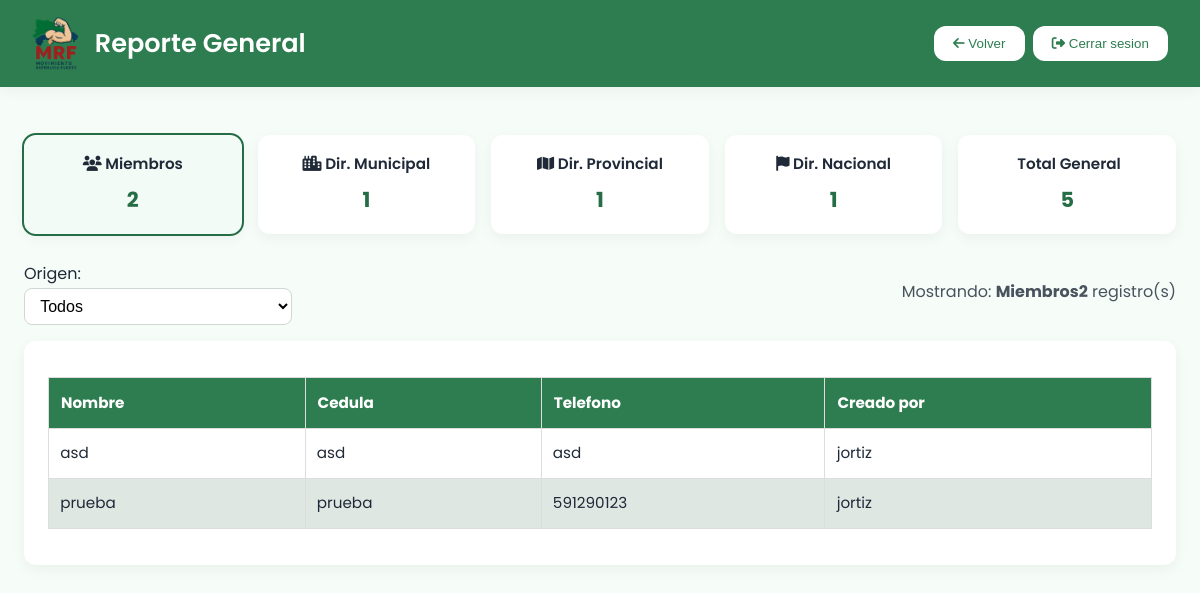
The page /reporte-por-usuario/ (signed in) on the database as committed earlier.
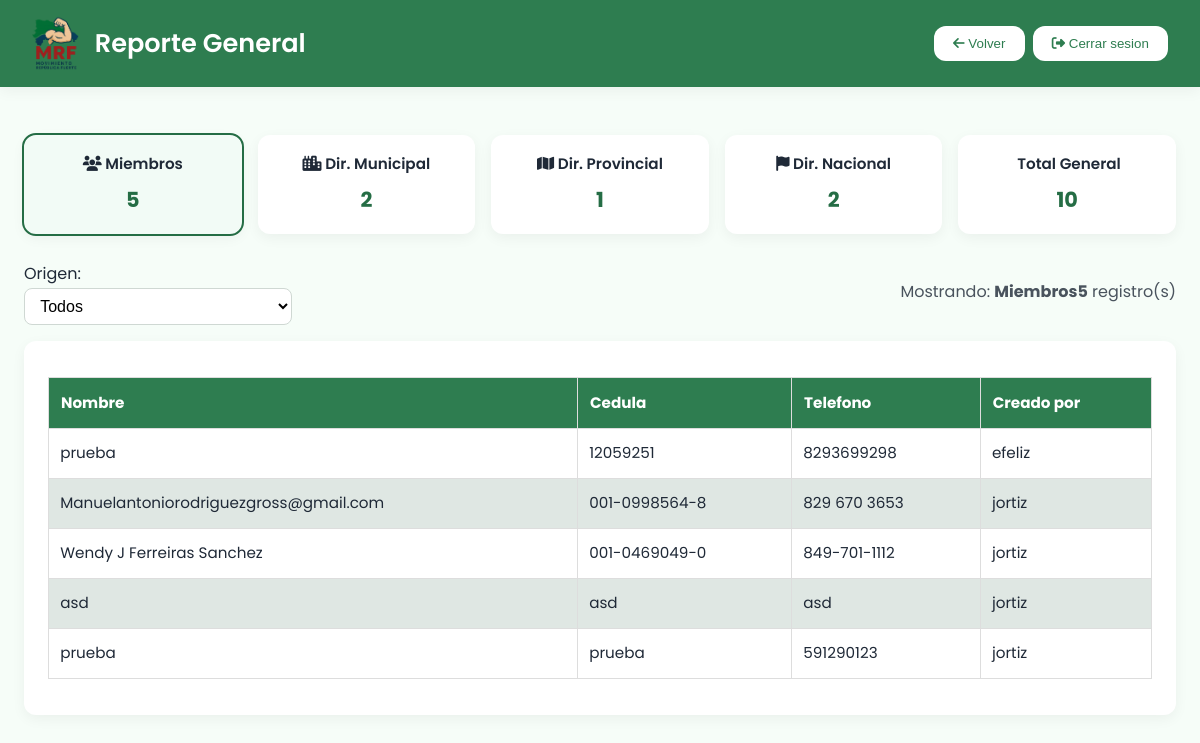
The same page on the database as committed later.
### registro/models.py (models this page shows, shortened)
class Miembro(models.Model):
    nombre = models.CharField(max_length=100)
    cedula = models.CharField(max_length=20)
    telefono = models.CharField(max_length=20)
    sector = models.CharField(max_length=100)
    colegio = models.CharField(max_length=100)
    email = models.EmailField(blank=True)
    oficio = models.CharField(max_length=100, blank=True)
    creado_por = models.ForeignKey(User, on_delete=models.CASCADE, null=True, blank=True)

### registro/views.py (the view)
# urls.py: path('reporte-por-usuario/', views.reporte_general_por_usuario, name='reporte_por_usuario'),
@login_required
def reporte_general_por_usuario(request):
    tipo = request.GET.get('tipo', 'miembros')
    tipos_validos = {'miembros', 'municipales', 'provinciales', 'nacionales'}
    if tipo not in tipos_validos:
        tipo = 'miembros'
    origen = request.GET.get('origen', 'todos')
    if origen not in {'todos', 'web', 'usuarios'}:
        origen = 'todos'
    totales = {
        'miembros': Miembro.objects.count(),
        'municipales': CargoMunicipal.objects.count(),
        'provinciales': CargoProvincial.objects.count(),
        'nacionales': CargoNacional.objects.count(),
    }
    totales['general'] = sum(totales.values())
    totales_web = {
        'miembros': Miembro.objects.filter(creado_por__isnull=True).count(),
        'municipales': CargoMunicipal.objects.filter(creado_por__isnull=True).count(),
        'provinciales': CargoProvincial.objects.filter(creado_por__isnull=True).count(),
        'nacionales': CargoNacional.objects.filter(creado_por__isnull=True).count(),
    }
    if tipo == 'miembros':
        qs = Miembro.objects.select_related('creado_por').order_by('-id')
    elif tipo == 'municipales':
        qs = CargoMunicipal.objects.select_related('creado_por').order_by('-id')
    elif tipo == 'provinciales':
        qs = CargoProvincial.objects.select_related('creado_por').order_by('-id')
    else:  # 'nacionales'
        qs = CargoNacional.objects.select_related('creado_por').order_by('-id')
    if origen == 'web':
        qs = qs.filter(creado_por__isnull=True)
    elif origen == 'usuarios':
        qs = qs.filter(creado_por__isnull=False)
    titulos = {
        'miembros': 'Miembros',
        'municipales': 'Direccion Municipal',
        'provinciales': 'Direccion Provincial',
        'nacionales': 'Direccion Nacional',
    }
    context = {
        'tipo': tipo,
        'origen': origen,
        'titulo_tipo': titulos[tipo],
        'totales': totales,
        'totales_web': totales_web,
        'records': qs,
        'total_mostrado': qs.count(),
    }
    return render(request, 'reporte_por_usuario.html', context)

### templates/reporte_por_usuario.html (shortened to what this page needs)
{% load static %}
<!DOCTYPE html>
<html lang="es">
<head>
  <link href="https://cdnjs.cloudflare.com/ajax/libs/font-awesome/6.4.0/css/all.min.css" rel="stylesheet">
  <link rel="stylesheet" href="{% static 'css/style.css' %}">
</head>
<body>
  <header class="header-prov">
    <div class="header-prov__left">
      <img src="{% static 'img/Logo-mrf.png' %}" alt="Logo" class="header-prov__logo">
      <h1 class="header-prov__titulo">Reporte General</h1>
    </div>
    <div class="header-prov__right">
      <button type="button" onclick="history.back()" class="btn--light"><i class="fas fa-arrow-left"></i> Volver</button>
      <form action="{% url 'logout' %}" method="post" style="display:inline;">
        <button type="submit" class="btn--light"><i class="fas fa-sign-out-alt"></i> Cerrar sesion</button>
      </form>
    </div>
  </header>
  <main class="panel-admin-container">
    {% if totales %}
      <div class="totales-wrap">
        <a class="total-card-link" href="?tipo=miembros&origen={{ origen }}">
          <div class="total-card {% if tipo == 'miembros' %}active{% endif %}">
            <span class="label"><i class="fa-solid fa-users"></i> Miembros</span>
            <span class="num">{{ totales.miembros }}</span>
          </div>
        </a>
        <a class="total-card-link" href="?tipo=municipales&origen={{ origen }}">
          <div class="total-card {% if tipo == 'municipales' %}active{% endif %}">
            <span class="label"><i class="fa-solid fa-city"></i> Dir. Municipal</span>
            <span class="num">{{ totales.municipales }}</span>
          </div>
        </a>
        <a class="total-card-link" href="?tipo=provinciales&origen={{ origen }}">
          <div class="total-card {% if tipo == 'provinciales' %}active{% endif %}">
            <span class="label"><i class="fa-solid fa-map"></i> Dir. Provincial</span>
            <span class="num">{{ totales.provinciales }}</span>
          </div>
        </a>
        <a class="total-card-link" href="?tipo=nacionales&origen={{ origen }}">
          <div class="total-card {% if tipo == 'nacionales' %}active{% endif %}">
            <span class="label"><i class="fa-solid fa-flag"></i> Dir. Nacional</span>
            <span class="num">{{ totales.nacionales }}</span>
          </div>
        </a>
        <div class="total-card">
          <span class="label"> Total General</span>
          <span class="num">{{ totales.general }}</span>
        </div>
      </div>
    {% endif %}
    <div class="filter-bar">
      <form method="get" id="filtroForm">
        <label for="origen">Origen:</label>
        <select name="origen" id="origen" onchange="document.getElementById('filtroForm').submit()">
          <option value="todos" {% if origen == 'todos' %}selected{% endif %}>Todos</option>
        </select>
      </form>
      <div style="margin-left:auto; opacity:.8;">Mostrando: <strong>{{ titulo_tipo }}</strong><strong>{{ total_mostrado }}</strong> registro(s)</div>
    </div>
    {% if tipo == 'miembros' %}
      <div class="reporte-block">
        <table class="reporte-table">
          <thead>
            <tr>
              <th>Nombre</th><th>Cedula</th><th>Telefono</th><th>Creado por</th>
            </tr>
          </thead>
          <tbody>
            {% for m in records %}
              <tr>
                <td>{{ m.nombre }}</td>
                <td>{{ m.cedula }}</td>
                <td>{{ m.telefono }}</td>
                <td>{% if m.creado_por %}{{ m.creado_por.username }}{% else %}(Web){% endif %}</td>
              </tr>
            {% empty %}
              <tr><td colspan="4">Sin registros.</td></tr>
            {% endfor %}
          </tbody>
        </table>
      </div>
    {% endif %}
  </main>
</body>
</html>

### static/css/style.css (style rules this page uses)
:root { --rojo-mrf: #b63a3a; --verde-mapa: #2e7d50; --verde-oscuro: #256d45; --azul-oscuro: #102f41; --azul-marino: #183d4f; --beige-brazo: #f5d7b5; --blanco: #ffffff; --gris-claro: #f6fdf8; --gris-medio: #dfe7e3; --gris-oscuro: #4a4a4a; --texto-oscuro: #1f2937; --sombra-suave: 0 4px 14px rgba(0, 0, 0, 0.05); --borde-radio: 12px; }
* { margin: 0; padding: 0; box-sizing: border-box; }
html { scroll-behavior: smooth; }
body { font-family: 'Poppins', sans-serif; background: var(--gris-claro); color: var(--texto-oscuro); line-height: 1.75; font-size: 16px; overflow-x: hidden; }
input, select { padding: 0.75rem; border: 1px solid var(--gris-medio); border-radius: var(--borde-radio); font-size: 1rem; width: 100%; }

### templates/reporte_por_usuario.html (style rules this page uses)
body { font-family: 'Poppins', sans-serif; background: var(--gris-claro); margin: 0; }
.panel-admin-container { max-width: 1200px; margin: 3rem auto; padding: 0 1.5rem; }
.reporte-block { background: var(--blanco); border-radius: var(--borde-radio); box-shadow: var(--sombra-suave); padding: 1.25rem 1.5rem; margin-bottom: 1.5rem; }
.reporte-table { width: 100%; border-collapse: collapse; margin: 1rem 0; }
.reporte-table thead th { background-color: var(--verdoscuro, var(--verde-mapa)); color: var(--blanco); padding: 0.75rem; text-align: left; }
.reporte-table th, .reporte-table td { border: 1px solid #ddd; padding: 0.7rem; font-size: 0.95rem; }
.reporte-table tbody tr:nth-child(even) { background-color: var(--gris-medio); }
.header-prov { background: var(--verde-mapa); color: var(--blanco); display: flex; justify-content: space-between; align-items: center; padding: 1rem 2rem; flex-wrap: wrap; box-shadow: var(--sombra-suave); }
.header-prov__left { display: flex; align-items: center; gap: 1rem; }
.header-prov__logo { height: 55px; border-radius: 6px; }
.header-prov__titulo { font-size: 1.6rem; font-weight: 600; }
.header-prov__right { display: flex; gap: 0.5rem; }
.header-prov__right .btn--light { background: var(--blanco); color: var(--verde-mapa); padding: 0.6rem 1.2rem; border-radius: var(--borde-radio); font-weight: 500; border: none; transition: background 0.3s ease, transform 0.3s ease; }
.totales-wrap { display: grid; grid-template-columns: repeat(5, minmax(140px, 1fr)); gap: 1rem; margin: 1.2rem 0 1.6rem; }
.total-card-link { text-decoration: none; }
.total-card { background: var(--blanco); border-radius: var(--borde-radio); box-shadow: var(--sombra-suave); padding: 1rem 1.2rem; display: flex; flex-direction: column; align-items: center; justify-content: center; min-height: 90px; text-align: center; transition: transform .15s ease, box-shadow .15s ease, background .15s ease; }
.total-card .label { font-weight: 600; color: var(--texto-oscuro); font-size: 0.95rem; margin-bottom: 0.25rem; }
.total-card .num { font-size: 1.3rem; font-weight: 700; color: var(--verde-oscuro); }
.total-card.active { outline: 2px solid var(--verde-oscuro); background: #f2fbf6; }
.filter-bar { display:flex; gap:1rem; align-items:center; margin: .5rem 0 1rem; }
.filter-bar select { padding:.5rem .7rem; border-radius:8px; border:1px solid #cfd8d3; background:#fff; }

Rows that differ between the two databases and show on the page:
added Miembro: nombre "prueba", cedula "12059251", telefono "8293699298", creado_por.username "efeliz"
added Miembro: nombre "Manuelantoniorodriguezgross@gmail.com", cedula "001-0998564-8", telefono "829 670 3653", creado_por.username "jortiz"
added Miembro: nombre "Wendy J Ferreiras Sanchez", cedula "001-0469049-0", telefono "849-701-1112", creado_por.username "jortiz"
Other text that changed with them:
{{ totales.miembros }}: "2" → "5"
{{ totales.municipales }}: "1" → "2"
{{ totales.nacionales }}: "1" → "2"
{{ totales.general }}: "5" → "10"
{{ total_mostrado }}: "2" → "5"
